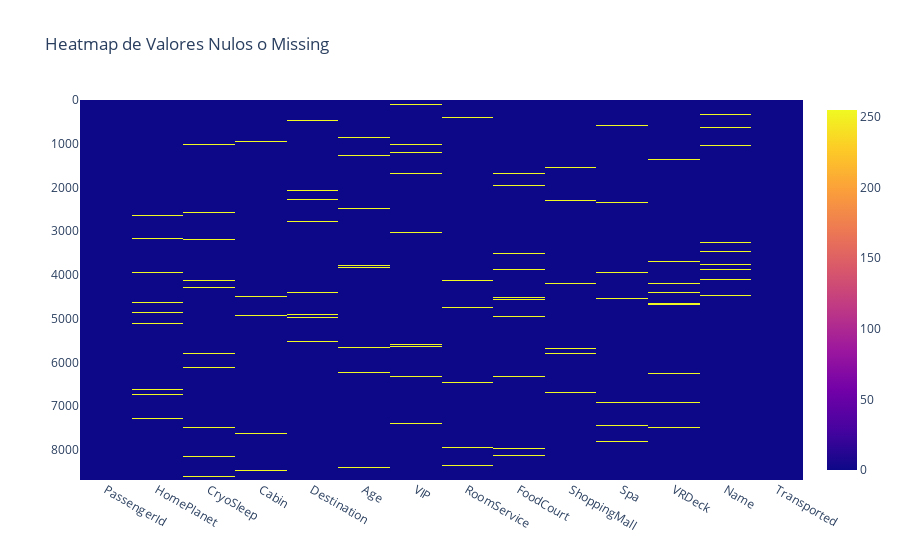

The notebook cell saved with this chart:
### Markdown cell above
### **Visualizamos los valores missing/nulos mediante gráficos**

### Code cell
px.imshow(data_train.isna(), title = "Heatmap de Valores Nulos o Missing")

### Figure 1 — Plotly figure (JSON) as saved in the notebook; plotly's stock layout.template omitted (floating-point values rounded to 4 significant figures; data arrays with more than 128 entries replaced by an {"elided": "..."} marker saying what was removed)
{"data": [{"coloraxis": "coloraxis", "hovertemplate": "x: %{x}<br>y: %{y}<br>color: %{z}<extra></extra>", "name": "0", "type": "heatmap", "x": ["PassengerId", "HomePlanet", "CryoSleep", "Cabin", "Destination", "Age", "VIP", "RoomService", "FoodCourt", "ShoppingMall", "Spa", "VRDeck", "Name", "Transported"], "xaxis": "x", "y": {"elided": "8693 int values"}, "yaxis": "y", "z": {"elided": "8693x14 int values"}}], "layout": {"coloraxis": {"colorscale": [[0, "#0d0887"], [0.1111, "#46039f"], [0.2222, "#7201a8"], [0.3333, "#9c179e"], [0.4444, "#bd3786"], [0.5556, "#d8576b"], [0.6667, "#ed7953"], [0.7778, "#fb9f3a"], [0.8889, "#fdca26"], [1, "#f0f921"]]}, "title": {"text": "Heatmap de Valores Nulos o Missing"}, "xaxis": {"anchor": "y", "constrain": "domain", "domain": [0, 1], "scaleanchor": "y"}, "yaxis": {"anchor": "x", "autorange": "reversed", "constrain": "domain", "domain": [0, 1]}}}
